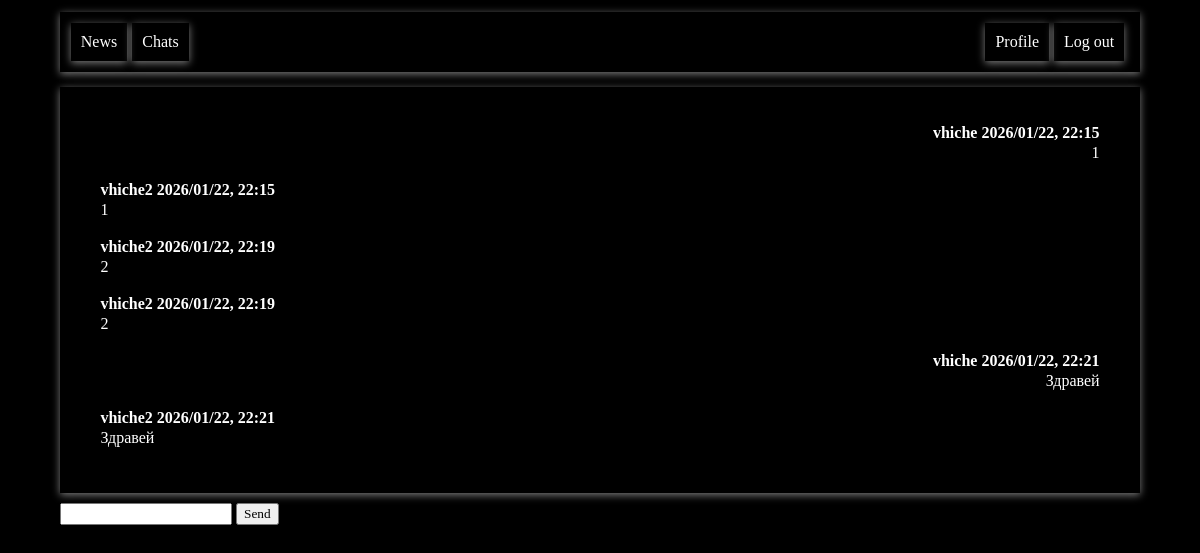
The page /chatlist/4 (signed in) on the database as committed earlier.
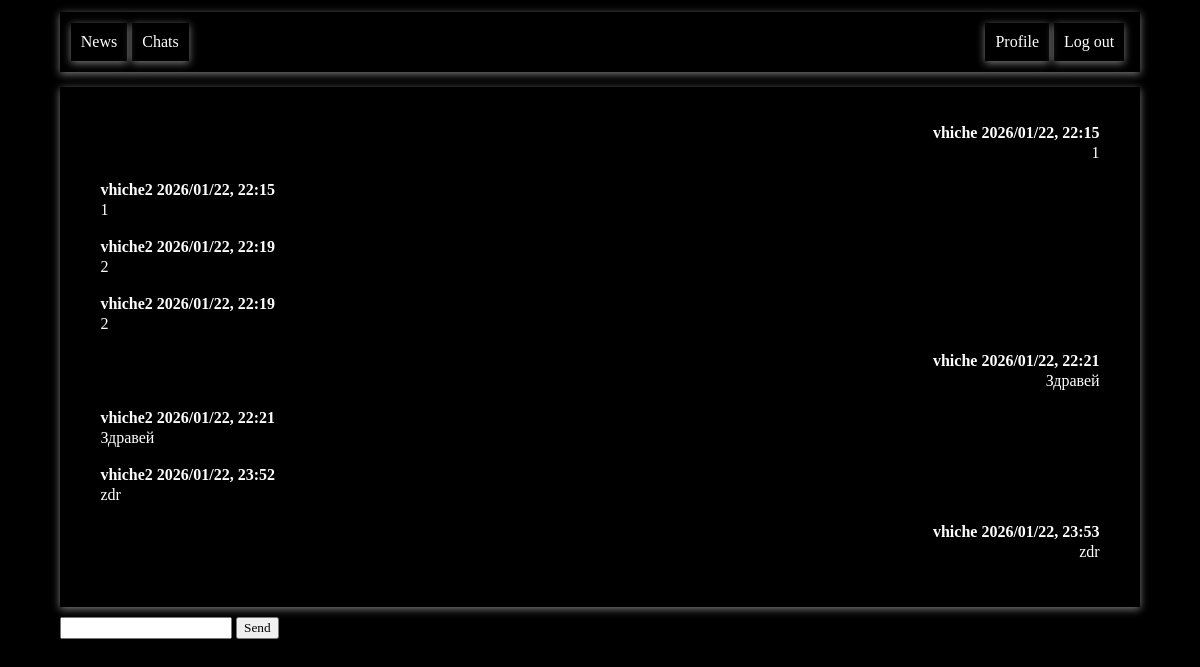
The same page on the database as committed later.
### tables this page shows
CREATE TABLE message (
    id INTEGER PRIMARY KEY,
    text TEXT NOT NULL,
    datetime DATETIME NOT NULL,
    chat_id INTEGER NOT NULL,
    sender_id INTEGER NOT NULL,
    FOREIGN KEY (chat_id) REFERENCES chat(id),
    FOREIGN KEY (sender_id) REFERENCES client(id)
);

CREATE TABLE client (
    id INTEGER PRIMARY KEY,
    email TEXT NOT NULL,
    password TEXT NOT NULL
, about, username);

### main.py (the view)
@app.route('/chatlist/<chat_id>')
@login_required
def chat(chat_id):
    messages = getMessagesByChatId(int(chat_id))
    for i in range(len(messages)):
        messages[i].update({"sender_username": getUserById(messages[i]["sender_id"])["username"]})
    return render_template("chat.html", messages=messages, chat_id=chat_id)

### db/clients.py (called while the page is built)
def getUserById(id):
    connection = get_connection()
    query = "SELECT * FROM client WHERE id = (?)"
    args = (id,)
    cur = connection.execute(query, args)
    res = cur.fetchone()
    cur.close()
    return res

### db/config.py (called while the page is built)
def get_connection():
    connection = sqlite3.connect(DATABASE)
    connection.row_factory = dict_factory
    return connection

def dict_factory(cursor, row):
    d = {}
    for idx, col in enumerate(cursor.description):
        d[col[0]] = row[idx]
    return d

### db/messages.py (called while the page is built)
def getMessagesByChatId(id):
    connection = get_connection()
    connection.execute("""
CREATE TABLE IF NOT EXISTS message (
    id INTEGER PRIMARY KEY,
    text TEXT NOT NULL,
    datetime DATETIME NOT NULL,
    chat_id INTEGER NOT NULL,
    sender_id INTEGER NOT NULL,
    FOREIGN KEY (chat_id) REFERENCES chat(id),
    FOREIGN KEY (sender_id) REFERENCES client(id)
)
    """)
    query = """SELECT * FROM message WHERE chat_id = ?"""
    args = [id]
    cur = connection.execute(query, args)
    res = cur.fetchall()
    cur.close()
    connection.close()
    return res

### templates/chat.html (shortened to what this page needs)
<!DOCTYPE html>
<html>
<head>
  <link href="{{ url_for('static', filename='styles/global.css') }}" rel="stylesheet" type="text/css" />
  <link href="{{ url_for('static', filename='styles/chat.css') }}" rel="stylesheet" type="text/css" />
</head>
<body>
  <div class="main">
      <div class="navigation ">
          <div class="navigation-side">
              {% if session["id"] %}
              <div class="navigation-item">
                  <a href="{{url_for('feed')}}">News</a>
              </div>
              <div class="navigation-item">
                  <a href="{{url_for('chat_list')}}">Chats</a>
              </div>
              {% endif %}
          </div>
          <div class="navigation-side">
              {% if session["id"] %}
              <div class="navigation-item">
                   <a href="{{url_for('profile', client_id = session['id'])}}">Profile</a>
              </div>
              {% else %}
              <div class="navigation-item">
                  <a href="{{url_for('sign_in')}}">Log in</a>
              </div>
              {% endif %}
              {% if session["id"] %}
              <div class="navigation-item">
                  <a href="{{url_for('log_out')}}">Log out</a>
              </div>
              {% endif %}
          </div>
      </div>
      {% if messages|length == 0 %}
    <div class="box">No messages yet...</div>
    {% else %}
    <div class="box" id="messages-holder">
        {% for message in messages %}
        <div>
              {% if message.sender_id != session['id'] %}
              <div class="message left">
                  <div class="message-header">
                      <span class="message-author">{{message.sender_username}}</span>
                      <span class="message-datetime">{{message.datetime}}</span>
                  </div>
                  <div class="message-text">{{message.text}}</div>
              </div>
              {% else %}
              <div class="message right">
                  <div class="message-header">
                      <span class="message-author">{{message.sender_username}}</span>
                      <span class="message-datetime">{{message.datetime}}</span>
                  </div>
                  <div class="message-text">{{message.text}}</div>
              </div>
              {% endif %}
        </div>
        {% endfor %}
    </div>
    {% endif %}
    <input type="text" id="text" autocomplete="off">
    <button onclick="sendMessage()">Send</button>
  </div>
</body>
</html>

Rows that differ between the two databases and show on the page:
added message: sender_username "vhiche2", datetime "2026/01/22, 23:52", text "zdr"
added message: sender_username "vhiche", datetime "2026/01/22, 23:53", text "zdr"
